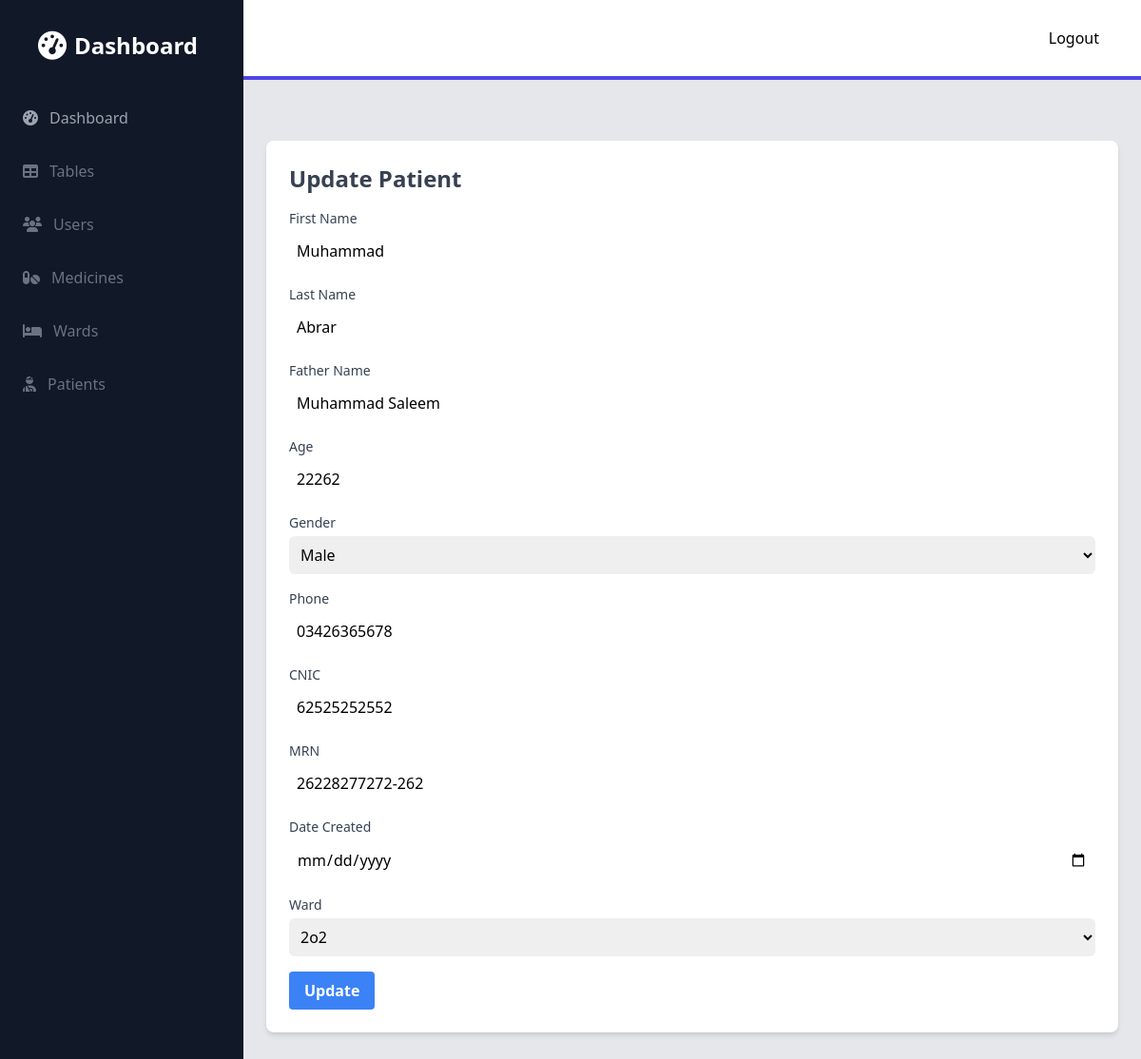
The page /admin/patient/1/update (signed in) on the database as committed earlier.
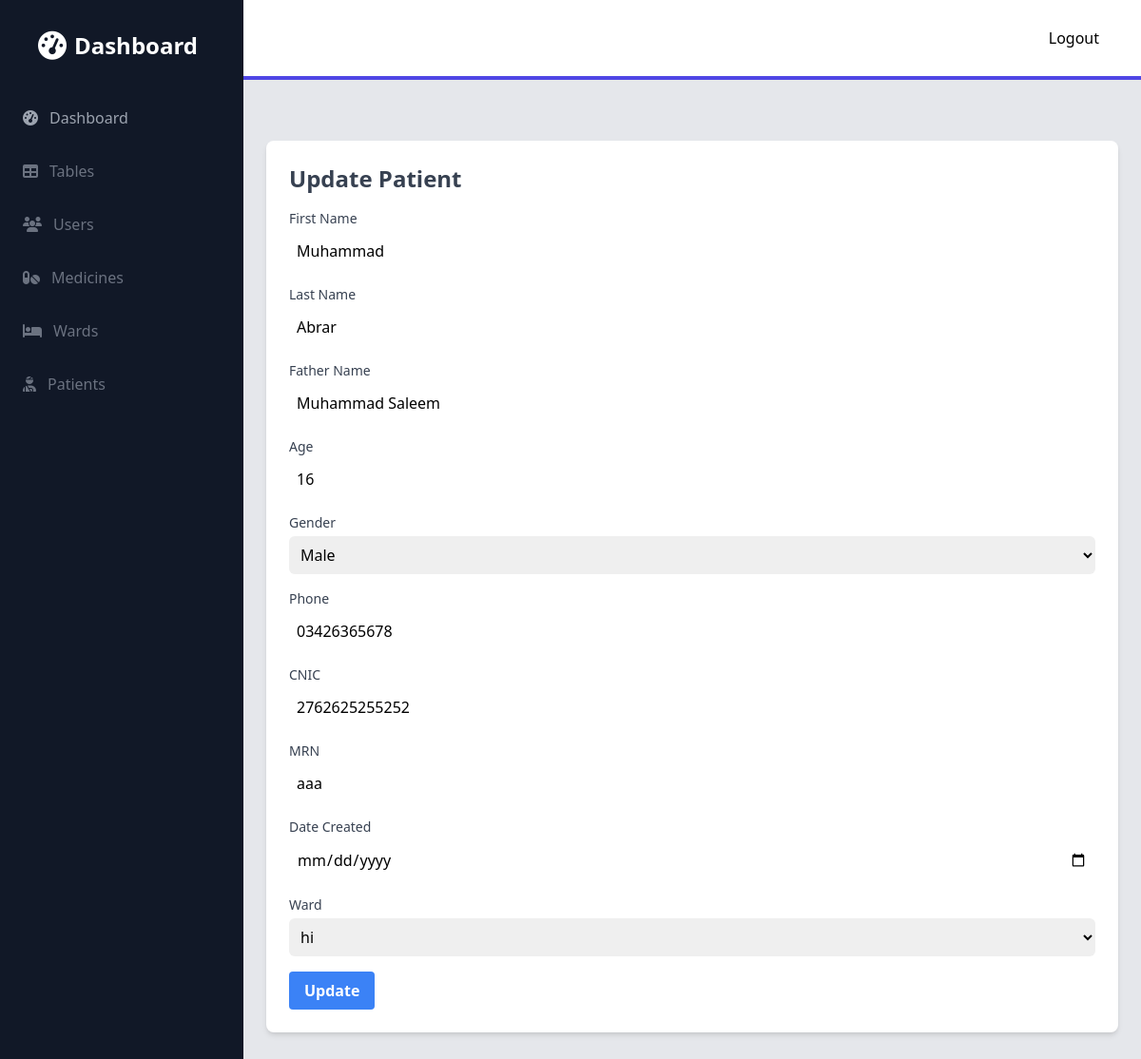
The same page on the database as committed later.
### models.py (models this page shows)
class Patients(db.Model):
    id = db.Column(db.Integer, primary_key=True)
    first_name = db.Column(db.String(150), nullable=False)
    last_name = db.Column(db.String(150), nullable=False)
    father_name = db.Column(db.String(150), nullable=True)
    age = db.Column(db.Integer, nullable=False)
    gender = db.Column(db.String(150), nullable=True)
    mrn = db.Column(db.String(150), nullable=False)
    date_created = db.Column(db.DateTime(timezone=True), default=func.now())
    phone = db.Column(db.String(150), nullable=True)
    cnic = db.Column(db.String(150), nullable=True)
    ward_id = db.Column(db.Integer, ForeignKey('wards.id'), nullable=False)
    patient_medicines = db.relationship('PatientMedicines', backref='patient', lazy=True)

### admin.py (the view, shortened to what this page needs)
@admin.route('/patient/<int:id>/update', methods=['GET', 'POST'])
@login_required
def update_patient(id):
    patient = Patients.query.get(id)
    wards = Wards.query.all()
    return render_template('admin/patients/update_patient.html', patient=patient, wards=wards)

### app.py (called while the page is built)
def create_app():
    app = Flask(__name__)
    app.config['SQLALCHEMY_DATABASE_URI'] = 'sqlite:///database.db'
    app.config['SECRET_KEY'] = 'secret'
    app.register_blueprint(views, url_prefix='/')
    app.register_blueprint(auth, url_prefix='/')
    app.register_blueprint(admin, url_prefix='/admin')
    login_manager = LoginManager()
    login_manager.login_view = 'auth.login'
    login_manager.init_app(app)
    @login_manager.user_loader
    def load_user(id):
        return Users.query.get(int(id))
    with app.app_context():
        db.init_app(app)
        db.create_all()
    return app

### templates/admin/patients/update_patient.html (shortened to what the changed rows need)
{% extends 'admin/base.html' %}
{% block content %}
<div class="container px-6 py-8 mx-auto">
    <div class="mt-8">
        <div class="max-w-4xl mx-auto">
            <div class="bg-white p-6 rounded-lg shadow-md">
        <h2 class="text-2xl font-semibold text-gray-700">Update Patient</h2>
                <form action="{{ url_for('admin.update_patient', id=patient.id) }}" method="POST">
                    <div class="mt-4">
            <label for="first_name" class="block text-sm font-medium text-gray-700">First Name</label>
            <input type="text" name="first_name" id="first_name" class="form-input mt-1 block w-full rounded-md border-gray-300 placeholder-gray-300 p-2" placeholder="First Name" value="{{ patient.first_name }}">
                    </div>
                    <div class="mt-4">
            <label for="last_name" class="block text-sm font-medium text-gray-700">Last Name</label>
            <input type="text" name="last_name" id="last_name" class="form-input mt-1 block w-full rounded-md border-gray-300 placeholder-gray-300 p-2" placeholder="Last Name" value="{{ patient.last_name }}">
                    </div>
                    <div class="mt-4">
            <label for="father_name" class="block text-sm font-medium text-gray-700">Father Name</label>
            <input type="text" name="father_name" id="father_name" class="form-input mt-1 block w-full rounded-md border-gray-300 placeholder-gray-300 p-2" placeholder="Father Name" value="{{ patient.father_name }}">
                    </div>
                    <div class="mt-4">
            <label for="age" class="block text-sm font-medium text-gray-700">Age</label>
            <input type="number" name="age" id="age" class="form-input mt-1 block w-full rounded-md border-gray-300 placeholder-gray-300 p-2" placeholder="Age" value="{{ patient.age }}">
                    </div>
                    <div class="mt-4">
                    <div class="mt-4">
            <label for="phone" class="block text-sm font-medium text-gray-700">Phone</label>
              <input type="text" name="phone" id="phone" class="form-input mt-1 block w-full rounded-md border-gray-300 placeholder-gray-300 p-2" placeholder="Phone" value="{{ patient.phone }}">
                    </div>
                    <div class="mt-4">
            <label for='cnic' class="block text-sm font-medium text-gray-700">CNIC</label>
              <input type="text" name="cnic" id="cnic" class="form-input mt-1 block w-full rounded-md border-gray-300 placeholder-gray-300 p-2" placeholder="CNIC" value="{{ patient.cnic }}">
                    </div>
                    <div class="mt-4">
            <label for="mrn" class="block text-sm font-medium text-gray-700">MRN</label>
              <input type="text" name="mrn" id="mrn" class="form-input mt-1 block w-full rounded-md border-gray-300 placeholder-gray-300 p-2" placeholder="MRN" value="{{ patient.mrn }}">
                    </div>
                    <div class="mt-4">
                      <label for='date_created' class="block text-sm font-medium text-gray-700">Date Created</label>
              <input type="date" name="date_created" id="date_created" class="form-input mt-1 block w-full rounded-md border-gray-300 placeholder-gray-300 p-2" placeholder="Date Created" value="{{ patient.date_created }}">
                    </div>
                    <div class="mt-4">
            <label for="ward" class="block text-sm font-medium text-gray-700">Ward</label>
            {% if wards %}
              <select name="ward" id="ward" class="form-select mt-1 block w-full rounded-md border-gray-300 p-2">
                {% for ward in wards %}
                  <option value="{{ ward.id }}">{{ ward.name }}</option>
                {% endfor %}
            </select>
            {% endif %}
                    </div>
                </form>
            </div>
        </div>
    </div>
</div>
{% endblock %}

Rows that differ between the two databases and show on the page:
changed Patients "Muhammad": age "22262" → "16"; cnic "62525252552" → "2762625255252"; mrn "26228277272-262" → "aaa"
Other text that changed with them:
form field ward: "2o2" → "hi"
